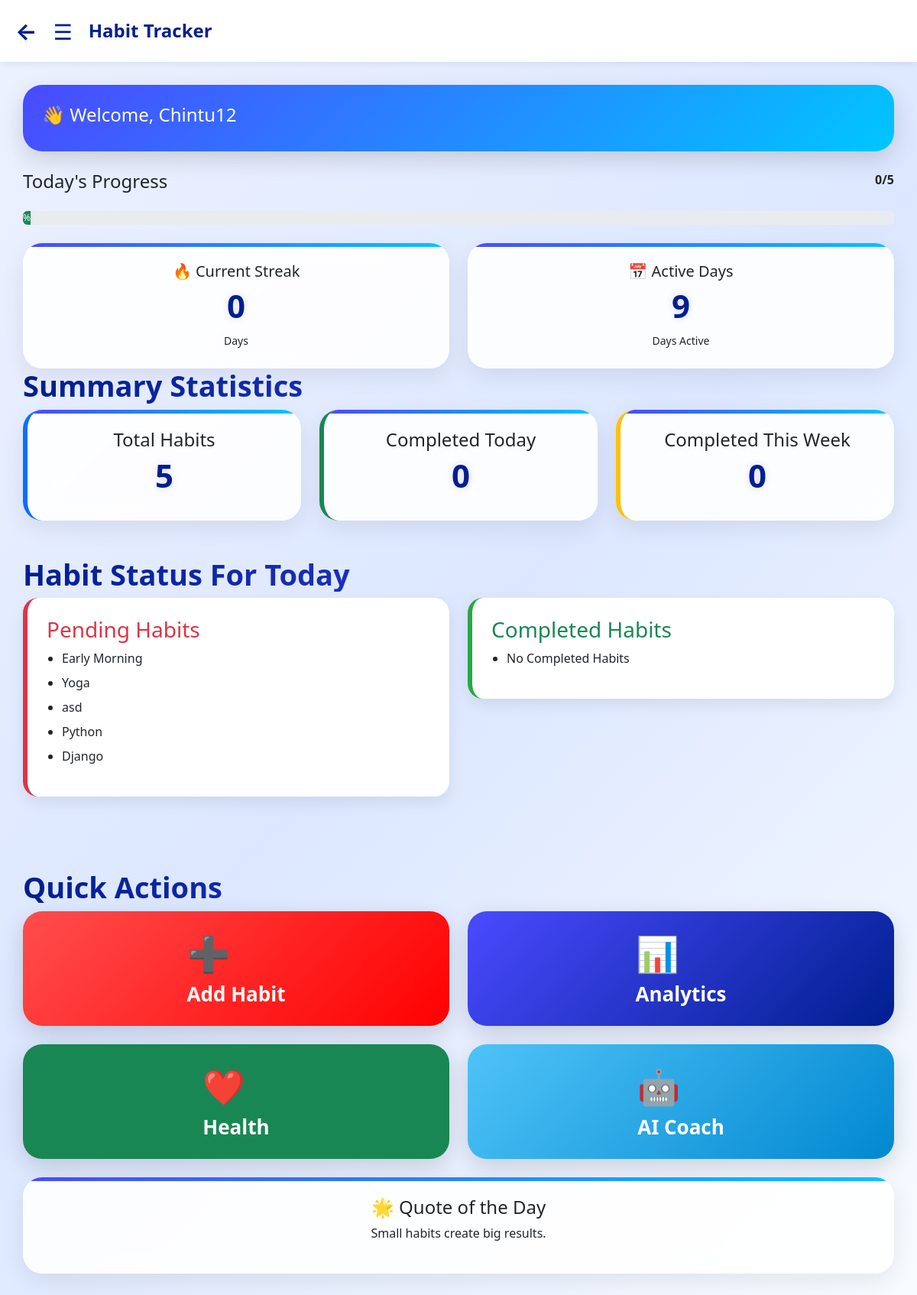
The app's page /dashboard/ (signed in) with its own data.
### habits/models.py (models this page shows, shortened)
class Habit(models.Model):
    user = models.ForeignKey(
        User,
        on_delete=models.CASCADE
    )
    name = models.CharField(
        max_length=200
    )
    description = models.TextField(
        blank=True
    )
    category = models.CharField(
    max_length=50,
    default="Health"
    )
    frequency = models.CharField(
    max_length=20,
    default="Daily"
    )
    reminder_time = models.TimeField(
    null=True,
    blank=True
    )
    status = models.CharField(
        max_length=20,
        choices=[
            ('Pending', 'Pending'),
            ('Completed', 'Completed'),
        ],
        default='Pending'
    )
    start_date = models.DateField()
    end_date = models.DateField( null=True,
    blank=True)

### habits/views.py (the view)
# urls.py: path('dashboard/',views.dashboard,name='dashboard'),
@login_required
def dashboard(request):
    today = date.today()
    total_habits = Habit.objects.filter(
        user=request.user
    ).count()
    pending_habits = Habit.objects.filter(
        user=request.user,
        status="Pending"
    )
    completed_habits = Habit.objects.filter(
        user=request.user,
        status="Completed"
    )
    completed_today = HabitLog.objects.filter(
        habit__user=request.user,
        log_date=today,
        completed=True
    ).count()
    week_start = today - timedelta(days=6)
    completed_week = HabitLog.objects.filter(
        habit__user=request.user,
        log_date__range=[week_start, today],
        completed=True
    ).count()
    active_days = HabitLog.objects.filter(
    habit__user=request.user,
    completed=True
    ).values('log_date').distinct().count()
    current_streak = 0
    check_date = date.today()
    while HabitLog.objects.filter(
        habit__user=request.user,
        log_date=check_date,
        completed=True
    ).exists():
       current_streak += 1
       check_date -= timedelta(days=1)
    context = {
        "total_habits": total_habits,
        "pending_habits": pending_habits,
        "completed_habits": completed_habits,
        "completed_today": completed_today,
        "completed_week": completed_week,
        "active_days": active_days,
        "current_streak": current_streak,
    }
    return render(
        request,
        "habits/dashboard.html",
        context
    )

### habits/templates/habits/dashboard.html (shortened to what this page needs)
<!DOCTYPE html>
<html>
<head>
<link href="https://cdn.jsdelivr.net/npm/bootstrap@5.3.0/dist/css/bootstrap.min.css" rel="stylesheet">
</head>
<body>
    <div class="topbar">
         <a href="/login/" class="back-btn">
        ←
        </a>
        <button class="menu-btn" onclick="toggleSidebar()">
            ☰
         </button>
        <h4>Habit Tracker</h4>
    </div>
<div class="main">
    <div class="welcome-banner">
      <h4>
        👋 Welcome, {{ request.user.username }}
      </h4>
    </div>
    <div>
    <div class="d-flex justify-content-between">
        <h4>Today's Progress</h4>
        <strong>{{ completed_today }}/{{ total_habits }}</strong>
    </div>
    <div class="progress mt-3" style="height:18px;">
        <div class="progress-bar bg-success"
             style="width:{{ completion_percentage }}%">
            {{ completion_percentage }}%
        </div>
    </div>
    </div>
    <div class="row mt-4">
        <div class="col-md-6">
            <div class="card-box">
                <h5>🔥 Current Streak</h5>
                 <h1>{{ current_streak }}</h1>
                 <small>Days</small>
            </div>
        </div>
        <div class="col-md-6">
            <div class="card-box">
              <h5>📅 Active Days</h5>
               <h1>{{ active_days }}</h1>
               <small>Days Active</small>
            </div>
         </div>
    </div>
    <h1 class="heading">
        Summary Statistics
    </h1>
    <div class="row">
        <div class="col-md-4">
            <div class="card-box stat-total">
                <h4>Total Habits</h4>
                <h1>{{ total_habits }}</h1>
            </div>
        </div>
        <div class="col-md-4">
            <div class="card-box stat-completed">
                <h4>Completed Today</h4>
                <h1>{{ completed_today }}</h1>
            </div>
        </div>
        <div class="col-md-4">
            <div class="card-box stat-week">
                <h4>Completed This Week</h4>
                <h1>{{ completed_week }}</h1>
            </div>
        </div>
    </div>
    <br><br>
    <h1 class="heading">
        Habit Status For Today
    </h1>
    <div class="row">
        <div class="col-md-6">
            <div class="pending-box">
                <h3 class="text-danger">
                    Pending Habits
                </h3>
                <ul>
                    {% for habit in pending_habits %}
                    <li>{{ habit.name }}</li>
                    {% empty %}
                    <li>No Pending Habits</li>
                    {% endfor %}
                </ul>
            </div>
        </div>
        <div class="col-md-6">
            <div class="completed-box">
                <h3 class="text-success">
                    Completed Habits
                </h3>
                <ul>
                    {% for habit in completed_habits %}
                    <li>{{ habit.name }}</li>
                    {% empty %}
                    <li>No Completed Habits</li>
                    {% endfor %}
                </ul>
            </div>
        </div>
    </div>
    <br><br>
    <h2 class="heading mt-5">
    Quick Actions
    </h2>
  <div class="row g-4">
    <div class="col-md-6">
        <a href="/add_habit/" class="text-decoration-none">
            <div class="action-box bg-danger text-white">
                <div>
                    <div style="font-size:45px;">➕</div>
                    <div>Add Habit</div>
                </div>
            </div>
        </a>
    </div>
    <div class="col-md-6">
        <a href="/analytics/" class="text-decoration-none">
            <div class="action-box bg-primary text-white">
                <div>
                    <div style="font-size:45px;">📊</div>
                    <div>Analytics</div>
                </div>
            </div>
        </a>
    </div>
    <div class="col-md-6">
        <a href="/health/" class="text-decoration-none">
            <div class="action-box bg-success text-white">
                <div>
                    <div style="font-size:45px;">❤️</div>
                    <div>Health</div>
                </div>
            </div>
        </a>
    </div>
    <div class="col-md-6">
        <a href="/ai/" class="text-decoration-none">
            <div class="action-box bg-info text-white">
                <div>
                    <div style="font-size:45px;">🤖</div>
                    <div>AI Coach</div>
                </div>
            </div>
        </a>
    </div>
  </div>
    <div class="card-box mt-4">
              <h4>🌟 Quote of the Day</h4>
                <p>
                     Small habits create big results.
                </p>
    </div>
</div>
</body>
</html>

### habits/templates/habits/dashboard.html (style rules this page uses)
body { background: linear-gradient( 135deg, #eef2ff, #dce7ff, #f8fbff ); background-attachment:fixed; }
.menu-btn { border:none; background:none; font-size:28px; color:#001f8f; cursor:pointer; }
.topbar { display:flex; align-items:center; gap:15px; padding:18px 20px; background:white; box-shadow:0 2px 10px rgba(0,0,0,.08); }
.topbar h4 { margin:0; font-weight:700; color:#001f8f; }
.back-btn { text-decoration:none; font-size:30px; font-weight:bold; color:#001f8f; transition:.3s; }
.main { padding:30px; }
.heading { font-size:38px; font-weight:800; background: linear-gradient( 90deg, #001f8f, #4a4aff ); -webkit-background-clip:text; -webkit-text-fill-color:transparent; }
.card-box { background:rgba(255,255,255,0.9); backdrop-filter:blur(15px); border-radius:25px; padding:25px; box-shadow: 0 10px 30px rgba(0,0,0,.08); transition:all .4s ease; text-align:center; overflow:hidden; position:relative; }
.card-box h1 { font-size:42px; font-weight:bold; color:#001f8f; text-shadow: 0 0 10px rgba(74,74,255,.2); }
.card-box::before { content:''; position:absolute; top:0; left:0; width:100%; height:5px; background:linear-gradient( 90deg, #4a4aff, #00c6ff ); }
.pending-box, .completed-box { background:white; border:none; border-radius:20px; padding:25px; box-shadow:0 8px 20px rgba(0,0,0,.08); }
.pending-box { border-left:6px solid #dc3545; }
.completed-box { border-left:6px solid #28a745; }
.action-box { height:140px; border-radius:20px; display:flex; justify-content:center; align-items:center; font-size:24px; font-weight:bold; box-shadow:0 8px 20px rgba(0,0,0,.12); transition:.3s; }
.action-box { height:150px; border-radius:25px; display:flex; justify-content:center; align-items:center; font-size:26px; font-weight:bold; cursor:pointer; transition:.4s; box-shadow: 0 10px 30px rgba(0,0,0,.15); }
.bg-danger { background:linear-gradient(135deg,#ff4d4d,#ff0000)!important; }
.bg-info { background:linear-gradient(135deg,#4fc3f7,#0288d1)!important; color:white; }
.bg-primary { background:linear-gradient(135deg,#4a4aff,#001f8f)!important; }
ul { padding-left:20px; }
li { margin-bottom:8px; }
.stat-total { border-left:6px solid #0d6efd; }
.stat-completed { border-left:6px solid #198754; }
.stat-week { border-left:6px solid #ffc107; }
.welcome-banner { background: linear-gradient( 135deg, #4a4aff, #00c6ff ); color:white; padding:25px; border-radius:25px; margin-bottom:25px; box-shadow: 0 10px 30px rgba(0,0,0,.15); }

### records on screen
Habit: name "Early Morning"
Habit: name "Yoga"
Habit: name "asd"
Habit: name "Python"
Habit: name "Django"

### other values on screen
{{ request.user.username }} "Chintu12"
{{ completed_today }} "0"
{{ total_habits }} "5"
{{ current_streak }} "0"
{{ active_days }} "9"
{{ completed_week }} "0"
